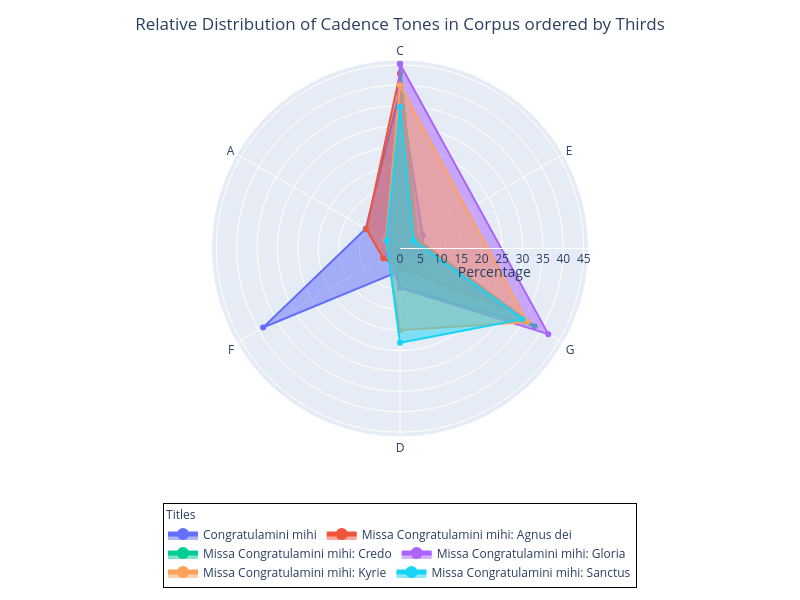

Write notebook code for a chart like this one.
### Markdown cell above
## 4c.  Radar Plot of Cadences

- Note that we can display the tones in three different possible orderings:  "Thirds", "Fifths", "Diatonic"
- We can also either show _all_ possible tones or limit to only those that are in the data

### Code cell
#
tone_order = 'Thirds'
limit_to_active=True
cadence_radar(cadences, tone_ordering=tone_order, limit_to_active=limit_to_active)

### Figure 1 — Plotly figure (JSON) as saved in the notebook; plotly's stock layout.template omitted (floating-point values rounded to 4 significant figures)
{"data": [{"fill": "toself", "hovertemplate": "Title=Congratulamini mihi<br>Percentage=%{r}<br>Tone=%{theta}<extra></extra>", "legendgroup": "Congratulamini mihi", "line": {"color": "#636efa", "dash": "solid", "width": 2}, "marker": {"symbol": "circle"}, "mode": "lines+markers", "name": "Congratulamini mihi", "r": [38.71, 6.452, 6.452, 38.71, 9.677, 38.71], "showlegend": true, "subplot": "polar", "theta": ["C", "E", "G", "F", "A", "C"], "type": "scatterpolar"}, {"fill": "toself", "hovertemplate": "Title=Missa Congratulamini mihi: Agnus dei<br>Percentage=%{r}<br>Tone=%{theta}<extra></extra>", "legendgroup": "Missa Congratulamini mihi: Agnus dei", "line": {"color": "#EF553B", "dash": "solid", "width": 2}, "marker": {"symbol": "circle"}, "mode": "lines+markers", "name": "Missa Congratulamini mihi: Agnus dei", "r": [42.86, 4.762, 28.57, 4.762, 4.762, 9.524, 42.86], "showlegend": true, "subplot": "polar", "theta": ["C", "E", "G", "D", "F", "A", "C"], "type": "scatterpolar"}, {"fill": "toself", "hovertemplate": "Title=Missa Congratulamini mihi: Credo<br>Percentage=%{r}<br>Tone=%{theta}<extra></extra>", "legendgroup": "Missa Congratulamini mihi: Credo", "line": {"color": "#00cc96", "dash": "solid", "width": 2}, "marker": {"symbol": "circle"}, "mode": "lines+markers", "name": "Missa Congratulamini mihi: Credo", "r": [45.24, 4.762, 38.1, 9.524, 2.381, 45.24], "showlegend": true, "subplot": "polar", "theta": ["C", "E", "G", "D", "A", "C"], "type": "scatterpolar"}, {"fill": "toself", "hovertemplate": "Title=Missa Congratulamini mihi: Gloria<br>Percentage=%{r}<br>Tone=%{theta}<extra></extra>", "legendgroup": "Missa Congratulamini mihi: Gloria", "line": {"color": "#ab63fa", "dash": "solid", "width": 2}, "marker": {"symbol": "circle"}, "mode": "lines+markers", "name": "Missa Congratulamini mihi: Gloria", "r": [45.16, 41.94, 9.677, 3.226, 45.16], "showlegend": true, "subplot": "polar", "theta": ["C", "G", "D", "F", "C"], "type": "scatterpolar"}, {"fill": "toself", "hovertemplate": "Title=Missa Congratulamini mihi: Kyrie<br>Percentage=%{r}<br>Tone=%{theta}<extra></extra>", "legendgroup": "Missa Congratulamini mihi: Kyrie", "line": {"color": "#FFA15A", "dash": "solid", "width": 2}, "marker": {"symbol": "circle"}, "mode": "lines+markers", "name": "Missa Congratulamini mihi: Kyrie", "r": [40.0, 36.0, 20.0, 4.0, 40.0], "showlegend": true, "subplot": "polar", "theta": ["C", "G", "D", "A", "C"], "type": "scatterpolar"}, {"fill": "toself", "hovertemplate": "Title=Missa Congratulamini mihi: Sanctus<br>Percentage=%{r}<br>Tone=%{theta}<extra></extra>", "legendgroup": "Missa Congratulamini mihi: Sanctus", "line": {"color": "#19d3f3", "dash": "solid", "width": 2}, "marker": {"symbol": "circle"}, "mode": "lines+markers", "name": "Missa Congratulamini mihi: Sanctus", "r": [34.62, 3.846, 34.62, 23.08, 3.846, 34.62], "showlegend": true, "subplot": "polar", "theta": ["C", "E", "G", "D", "A", "C"], "type": "scatterpolar"}], "layout": {"height": 600, "legend": {"bgcolor": "rgba(255,255,255,0.8)", "bordercolor": "black", "borderwidth": 1, "itemsizing": "constant", "itemwidth": 30, "orientation": "h", "title": {"font": {"size": 12}, "side": "top", "text": "Titles"}, "tracegroupgap": 0, "x": 0.5, "xanchor": "center", "y": -0.4, "yanchor": "bottom"}, "margin": {"b": 120, "t": 60}, "polar": {"angularaxis": {"categoryarray": ["C", "E", "G", "D", "F", "A"], "categoryorder": "array", "direction": "clockwise", "rotation": 90, "type": "category"}, "domain": {"x": [0, 1], "y": [0, 1]}, "radialaxis": {"autorange": true, "range": [0, 46.16], "title": {"text": "Percentage"}, "type": "linear", "visible": true}}, "title": {"text": "Relative Distribution of Cadence Tones in Corpus ordered by Thirds", "x": 0.5}, "width": 800}}
